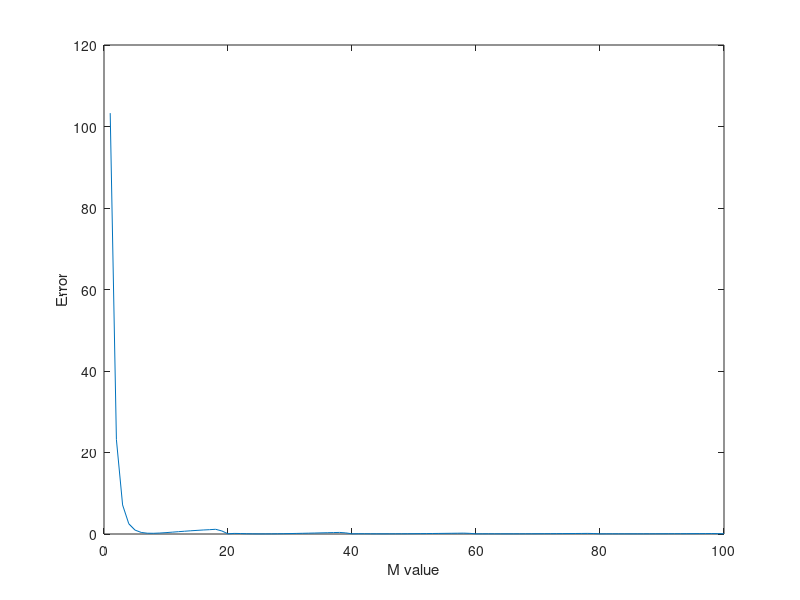

MATLAB code for this plot:
clc
clear all
close all
%%
t = -0.5:0.1:0.5;
xt = exp(-abs(t));
T = 2;
for M = 1:100
    for i = 1:M
        k = 1;
        for t = -0.5:0.1:0.5
            graph(k) =  exp(-abs(t))*exp(-j*i*2*pi/T*t);
            k = k + 1;
        end;
        c(i) = 1/T.*trapz(graph);
    end;
    for t = -0.5:0.1:0.5
        s = 0;
        m = int16(t*10 + 6);
        for k = 1:M
            s  = s + c(k)*exp(j*k*2*pi/T*t);
        end;
        d(m) = abs(s)/M*T;
        m = m + 1;
    end;
    err(M) = 1/T*trapz(abs(xt - d).^2);
end;
figure;
plot(err);
xlabel('M value');
ylabel('Error');